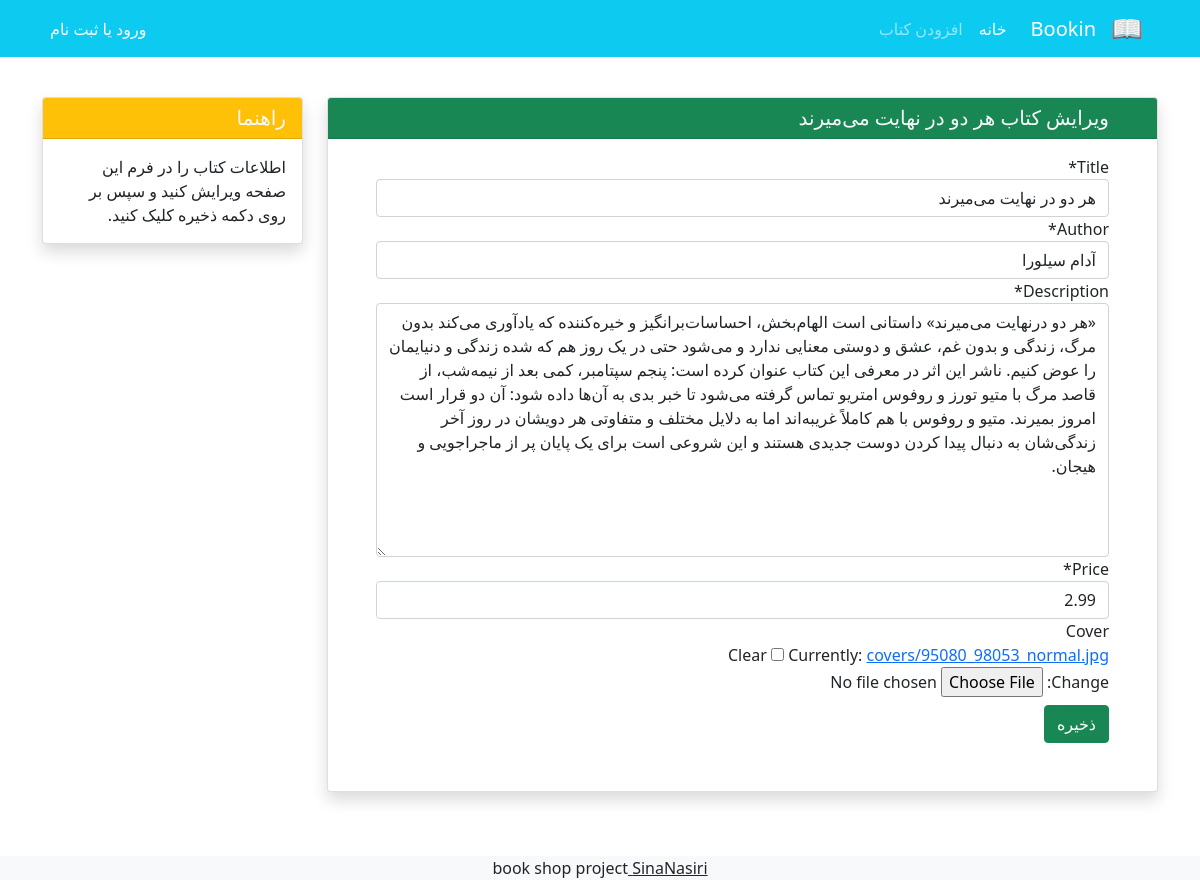
Screenshot of /books/3/update/ with the database file from the repository.
### books/models.py (models this page shows, shortened)
class Book(models.Model):
    title = models.CharField(max_length=200)
    author = models.CharField(max_length=200)
    description = models.TextField()
    price = models.DecimalField(max_digits=5, decimal_places=2)  # price -> decimal
    cover = models.ImageField(upload_to='covers', blank=True)

### books/views.py (the view)
# urls.py: path('<int:pk>/update/', views.BookUpdateView.as_view(), name='book_update'),
class BookUpdateView(generic.UpdateView):
    model = Book
    fields = ['title', 'author', 'description', 'price', 'cover']
    template_name = 'books/book_update.html'

### books/templates/books/book_update.html (shortened to what this page needs)
{% extends '_base.html' %}
{% load crispy_forms_tags %}
{% block content %}
    <div class="container mt-4" dir="rtl">
        <div class="row">
            <div class="col-9">
                <div class="card shadow my-3">
                    <h5 class="card-header bg-success text-light px-5">ویرایش کتاب {{ book.title }}</h5>
                    <div class="px-5 pt-3 pb-5">
                        <form method="POST" enctype="multipart/form-data">
                            {{ form|crispy }}
                            <button type="submit" class="btn btn-success mt-2">ذخیره</button>
                        </form>
                    </div>
                </div>
            </div>
            <div class="col-3">
                <div class="card my-3 shadow">
                    <h5 class="card-header bg-warning text-light">راهنما</h5>
                    <div class="card-body">
                        <p class="card-text">
                            اطلاعات کتاب را در فرم این صفحه ویرایش کنید و سپس بر روی دکمه ذخیره کلیک کنید.
                        </p>
                    </div>
                </div>
            </div>
        </div>
    </div>
{% endblock %}

### rows the page displays
Book: title "هر دو در نهایت می‌میرند", author "آدام سیلورا", description "«هر دو درنهایت می‌میرند» داستانی است الهام‌بخش، احساسات‌برانگیز و خیره‌کننده که یادآوری می‌کند بدون مرگ، زندگی و بدون غم، عشق و دوستی معنایی ندارد و می‌شود حتی در یک روز هم که شده زندگی و دنیایمان را عوض کنیم. ناشر این اثر در معرفی این کتاب عنوان کرده است: پنجم سپتامبر، کمی بعد از نیمه‌شب، از قاصد مرگ با متیو تورز و روفوس امتریو تماس گرفته می‌شود تا خبر بدی به آن‌ها داده شود: آن‌ دو قرار است امروز بمیرند. متیو و روفوس با هم کاملاً غریبه‌اند اما به دلایل مختلف و متفاوتی هر دویشان در روز آخر زندگی‌شان به دنبال پیدا کردن دوست جدیدی هستند و این شروعی است برای یک پایان پر از ماجراجویی و هیجان.", price "2.99"
